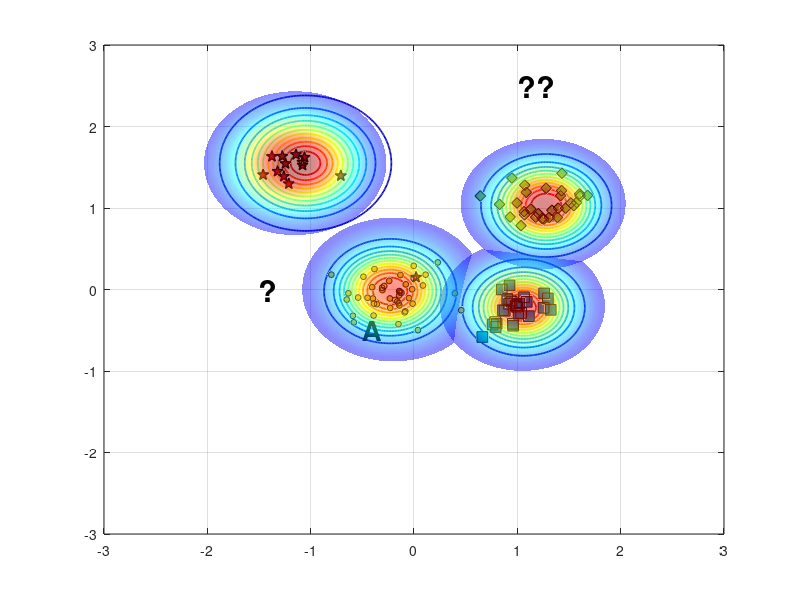

This figure's MATLAB source: (Note: this script raises an error after producing the figure.)
%% Reproduce EVM-style demo figure (no toolboxes)
clear; close all; clc; rng(7);

% ---------- 1) 合成四类二维数据 ----------
% 类中心（大致对应图中位置）
C_star  = [-1.15  1.55];   % 红色星
C_diam  = [ 1.25  1.05];   % 绿色菱形
C_square= [ 1.05 -0.20];   % 蓝色方块
C_dot   = [-0.20  0.00];   % 蓝色小点（被 A 标注影响的那簇）

% 协方差（控制每簇形状）
S = @(sx,sy,rho)[sx^2 rho*sx*sy; rho*sx*sy sy^2];
Sig_star   = S(0.18,0.20, 0.05);
Sig_diam   = S(0.22,0.18,-0.10);
Sig_square = S(0.20,0.16, 0.05);
Sig_dot    = S(0.25,0.18, 0.00);

% 从高斯采样（不用 mvnrnd）
sample = @(N,mu,SIG) (randn(N,2)*chol(SIG,'lower') + mu);

X_star   = sample(12,C_star,   Sig_star);
X_diam   = sample(30,C_diam,   Sig_diam);
X_square = sample(28,C_square, Sig_square);
X_dot    = sample(45,C_dot,    Sig_dot);

% 加一个“离群星”靠近 A（见原图左中）
X_star = [X_star; 0.02 0.15];

% ---------- 2) 底面散点与样式 ----------
figure('Color','w','Position',[100,100,800,600]);
hold on; box on; grid on;
z0 = 0; % 所有散点都放在 z=0 的平面

% 确保按照绘制顺序叠放，便于把散点置顶
set(gca,'SortMethod','childorder');

h_star   = scatter3(X_star(:,1),  X_star(:,2),  z0+zeros(size(X_star,1),1),  70, ...
        'pentagram', 'filled', 'MarkerEdgeColor','k', 'MarkerFaceColor',[0.635294 0.0784314 0.184314], 'LineWidth',1.0); % 红色五角星 #A2142F
h_diam   = scatter3(X_diam(:,1),  X_diam(:,2),  z0+zeros(size(X_diam,1),1),  60, ...
        'd', 'filled', 'MarkerEdgeColor','k', 'MarkerFaceColor',[0.466667 0.674510 0.188235]); % 绿色菱形 #77AC30
h_square = scatter3(X_square(:,1),X_square(:,2),z0+zeros(size(X_square,1),1),60, ...
        's', 'filled', 'MarkerEdgeColor','k', 'MarkerFaceColor',[0 0.447059 0.741176]); % 蓝色正方形 #0072BD
h_dot    = scatter3(X_dot(:,1),   X_dot(:,2),   z0+zeros(size(X_dot,1),1),   18, ...
        'o', 'filled', 'MarkerEdgeColor','k', 'MarkerFaceColor',[0.929412 0.694118 0.125490]); % 黄色圆形 #EDB120


% ---------- 3) ψ-model 等值环（彩色同心） ----------
% 采用带形状参的径向函数 psi(r) = exp(-(r/s)^t)
psi = @(X,Y,cx,cy,s,t) exp( - ( sqrt((X-cx).^2 + (Y-cy).^2) ./ s ).^t );

% 选几处“极端向量/代表点”（包含 A 所在）
EV = [ -0.23 -0.02 ;   % A 对应蓝点极端向量
        1.06 -0.22 ;   % 蓝方块
        1.28  1.03 ;   % 绿菱形
       -1.05  1.55 ];  % 红星
scale = [0.42, 0.36, 0.40, 0.48];   % 各自 scale
shape = [2.6,  2.2,  2.4,  2.0];    % 各自 shape

% 网格
[xg,yg] = meshgrid(linspace(-3,3,400));
colormap(jet); caxis([0 1]);

% 等高线层级（红到蓝：高到低）
levels = linspace(1.0,0.05,12);

for k = 1:size(EV,1)
    Z = psi(xg,yg,EV(k,1),EV(k,2),scale(k),shape(k));
    [~, h] = contour(xg,yg,Z,levels);    % 直接画在底面，保持颜色映射
    set(h,'LineWidth',1.25);

    % 将等高线明确压到 z=0（兼容不同 MATLAB 版本）
    ch = get(h,'Children');
    for ic = 1:numel(ch)
        zd = get(ch(ic),'ZData');
        if ~isempty(zd)
            set(ch(ic),'ZData',zeros(size(zd))); % 强制贴在 z=0
        end
    end
end

% 标出 A 与问号
h_A = text(-0.5,-0.5,0,'A','FontWeight','bold','FontSize',20,'Color','k');
text( 1, 2.5,0,'??','FontWeight','bold','FontSize',22,'Color','k');
text( -1.5,0,0,'?','FontWeight','bold','FontSize',22,'Color','k');

% ---------- 4) 上方半透明“钟形面”（表示类支持/概率） ----------
% 用四个高斯穹顶，中心与各簇一致
gauss2 = @(X,Y,cx,cy,s) exp(-((X-cx).^2 + (Y-cy).^2)/(2*s^2));
tops  = {C_star, C_diam, C_square, C_dot};
sigT  = [0.42 0.38 0.38 0.42];   % 调大 sigma，使穹顶更集中
amp   = [1.05 0.95 0.90 0.85];

% 抬高穹顶，并缩小每个穹顶的覆盖范围（为每个穹顶使用局部网格）
zlift      = 0.22;   % 统一抬高量（不改变颜色映射）
spanFactor = 2.1;    % 每个穹顶半宽 = spanFactor * sigma（越小覆盖越小）
gridN      = 121;    % 局部网格分辨率
thetaN     = 181;    % 角向分辨率（圆形采样）

for i=1:4
    cx = tops{i}(1); cy = tops{i}(2);
    span = spanFactor * sigT(i);
    % 极坐标圆形采样
    rVec = linspace(0, span, gridN);
    thVec = linspace(0, 2*pi, thetaN);
    [Rg, Tg] = ndgrid(rVec, thVec);
    xgi = cx + Rg .* cos(Tg);
    ygi = cy + Rg .* sin(Tg);

    Zt = amp(i) * gauss2(xgi,ygi,cx,cy,sigT(i));
    % 用 Zt 作为颜色，Zt+zlift 作为高度，从而抬高且保留原色
    s1 = surf(xgi,ygi, Zt + zlift, Zt, 'EdgeColor','none', 'FaceAlpha',0.45);
end
shading interp; 
% camlight headlight; 
lighting gouraud;

% 将散点推到顶层
uistack([h_star h_diam h_square h_dot], 'top');
% 将A推到顶层
uistack(h_A, 'top');

% ---------- 5) 轴、视角与观感 ----------
xlim([-2 2]); ylim([-1 3]); zlim([0 1.5]); view(47,21);
axis vis3d; daspect([1 1 0.8]);
set(gca,'FontName','Times New Roman','FontSize',12,'LineWidth',1);
% xlabel('x'); ylabel('y'); zlabel('score / \psi');

% 网格和背景风格
grid on; 
% set(gca,'GridAlpha',0.2,'MinorGridAlpha',0.2);
exportgraphics(gcf,'images/EVM.png','Resolution',300);
